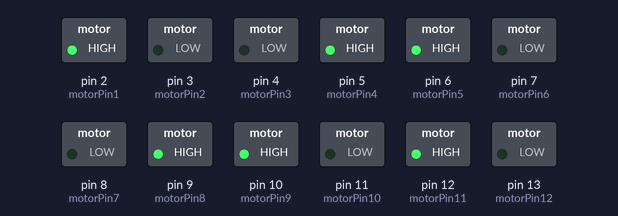
Recording of a sketch running on a simulated Arduino Uno, built with avr-gcc and run on an emulated ATmega328P. On the bench: switched loads named in the sketch (green lamp = pin HIGH).

Above: at 0.1 s.
Timing chart, 0 to 1.6 s (numbered marks = the images above):
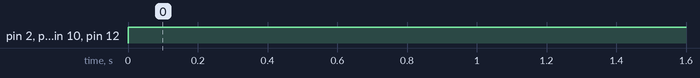

The sketch:

check_motor.ino
```cpp
int motorPin1 = 2;
int motorPin2 = 3;
int motorPin3=  4;
int motorPin4=  5;
int motorPin5=  6;
int motorPin6=  7;
int motorPin7 = 8;
int motorPin8 = 9;
int motorPin9= 10;
int motorPin10= 11;
int motorPin11= 12;
int motorPin12= 13;

void setup() {


  pinMode(motorPin1, OUTPUT);
  pinMode(motorPin2, OUTPUT);
  pinMode(motorPin3, OUTPUT);
  pinMode(motorPin4,OUTPUT);
  pinMode(motorPin5, OUTPUT);
  pinMode(motorPin6,OUTPUT);
  pinMode(motorPin7, OUTPUT);
  pinMode(motorPin8, OUTPUT);
  pinMode(motorPin9, OUTPUT);
  pinMode(motorPin10,OUTPUT);
  pinMode(motorPin11, OUTPUT);
  pinMode(motorPin12,OUTPUT);

}

void loop() {


  {

    digitalWrite(motorPin1, HIGH);
    digitalWrite(motorPin2, LOW);
    digitalWrite(motorPin3, LOW);
    digitalWrite(motorPin4, HIGH);
    digitalWrite(motorPin5, HIGH);
    digitalWrite(motorPin6, LOW);
    digitalWrite(motorPin7, LOW);
    digitalWrite(motorPin8, HIGH);
    digitalWrite(motorPin9, HIGH);
    digitalWrite(motorPin10, LOW);
    digitalWrite(motorPin11, HIGH);
    digitalWrite(motorPin12, LOW);
    }delay(1000);
   /* {

   digitalWrite(motorPin1, HIGH);
    digitalWrite(motorPin2, LOW);
    digitalWrite(motorPin3, HIGH);
    digitalWrite(motorPin4, LOW);
    digitalWrite(motorPin5, HIGH);
    digitalWrite(motorPin6, LOW);
    digitalWrite(motorPin7, LOW);
    digitalWrite(motorPin8, LOW);
    digitalWrite(motorPin9, HIGH);
    digitalWrite(motorPin10, LOW);
    digitalWrite(motorPin11, LOW);
    digitalWrite(motorPin12, LOW);

    }delay(1000);
    {


    digitalWrite(motorPin1, LOW);
    digitalWrite(motorPin2, LOW);
    digitalWrite(motorPin3, HIGH);
    digitalWrite(motorPin4, LOW);
    digitalWrite(motorPin5, LOW);
    digitalWrite(motorPin6, LOW);
    digitalWrite(motorPin7, HIGH);
    digitalWrite(motorPin8, LOW);
    digitalWrite(motorPin9, HIGH);
    digitalWrite(motorPin10, LOW);
    digitalWrite(motorPin11, HIGH);
    digitalWrite(motorPin12, LOW);
    }delay(1000);

     {


    digitalWrite(motorPin1, LOW);
    digitalWrite(motorPin2, LOW);
    digitalWrite(motorPin3, LOW);
    digitalWrite(motorPin4, LOW);
    digitalWrite(motorPin5, LOW);
    digitalWrite(motorPin6, LOW);
    digitalWrite(motorPin7, LOW);
    digitalWrite(motorPin8, LOW);
    digitalWrite(motorPin9, LOW);
    digitalWrite(motorPin10, LOW);
    digitalWrite(motorPin11, LOW);
    digitalWrite(motorPin12, LOW);
    }delay(1000);

    */
}
```

Measured:
- by itself, pin 2 (motorPin1), pin 5 (motorPin4), pin 6 (motorPin5), pin 9 (motorPin8), pin 10 (motorPin9), pin 12 (motorPin11): LOW → HIGH at 0.00 s
